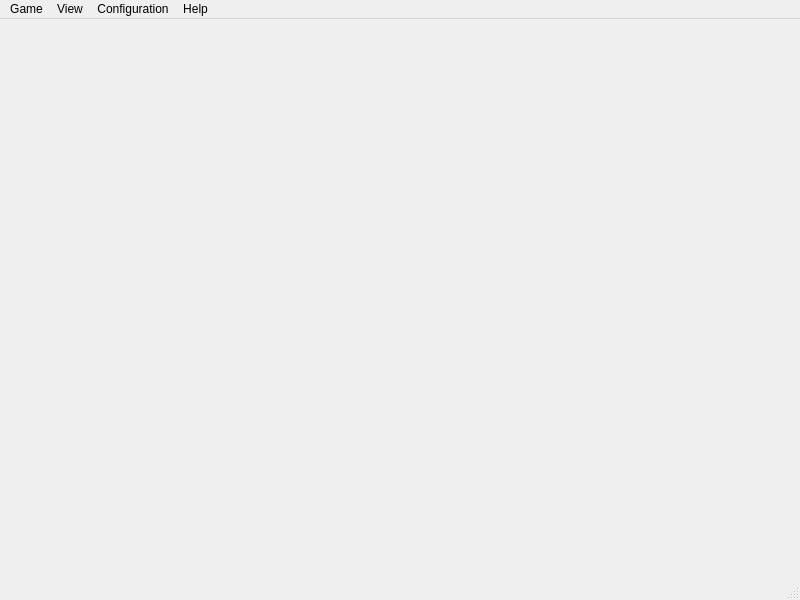
<?xml version="1.0" encoding="UTF-8"?>
<ui version="4.0">
 <class>MainWindowUI</class>
 <widget class="QMainWindow" name="MainWindowUI">
  <property name="geometry">
   <rect>
    <x>0</x>
    <y>0</y>
    <width>800</width>
    <height>600</height>
   </rect>
  </property>
  <property name="windowTitle">
   <string>MainWindow</string>
  </property>
  <widget class="QWidget" name="centralwidget">
   <layout class="QVBoxLayout" name="verticalLayout_2">
    <item>
     <layout class="QVBoxLayout" name="verticalLayout"/>
    </item>
   </layout>
  </widget>
  <widget class="QMenuBar" name="menubar">
   <property name="geometry">
    <rect>
     <x>0</x>
     <y>0</y>
     <width>800</width>
     <height>26</height>
    </rect>
   </property>
   <widget class="QMenu" name="menuGame">
    <property name="title">
     <string>Game</string>
    </property>
   </widget>
   <widget class="QMenu" name="menuConfiguration">
    <property name="title">
     <string>View</string>
    </property>
    <addaction name="actionLoad_game_configuration"/>
   </widget>
   <widget class="QMenu" name="menuConfiguration_2">
    <property name="title">
     <string>Configuration</string>
    </property>
   </widget>
   <widget class="QMenu" name="menuHelp">
    <property name="title">
     <string>Help</string>
    </property>
   </widget>
   <addaction name="menuGame"/>
   <addaction name="menuConfiguration"/>
   <addaction name="menuConfiguration_2"/>
   <addaction name="menuHelp"/>
  </widget>
  <widget class="QStatusBar" name="statusbar"/>
  <action name="actionLoad_game_configuration">
   <property name="text">
    <string>Load game configuration</string>
   </property>
  </action>
 </widget>
 <resources/>
 <connections/>
</ui>
